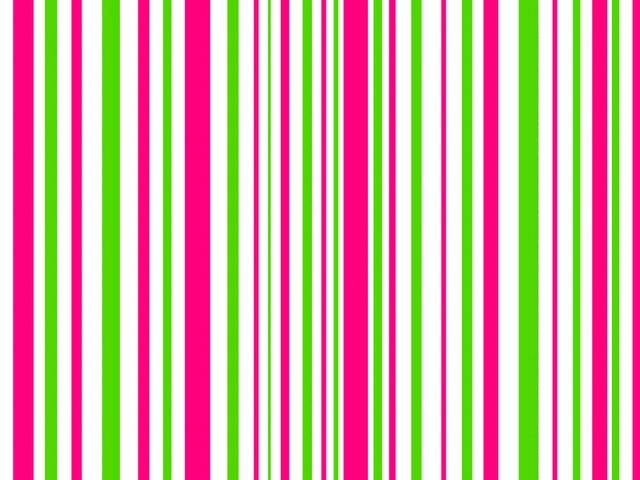
#> input picture images/L0Real/dtd_001.jpg, 640 x 480 px
$ python 05_build_manifest.py
#> lines starting #> are read from the running program, lines starting #| are printed output that depends on the picture
"""
Turn the raw images/ folders into a labelled, normalised dataset.

Two things happen here:

1. NORMALISATION.  Every image is centre-cropped to a square, resized to
   512x512 and re-encoded as JPEG q95 into dataset/images/.  This is not
   cosmetic: the raw pool mixes 256px ABO thumbnails, 1024px StyleGAN PNGs and
   512px diffusion output.  A detector trained on that pool can reach high
   accuracy purely by reading resolution and compression history instead of
   synthesis artefacts.  Forcing one encoding for every class removes that
   shortcut.

2. LABELLING.  Each image gets its labels written *both* into the image's own
   EXIF (UserComment holds a JSON blob, ImageDescription a human-readable
   summary) and into dataset_manifest.csv, which is what training reads.

Labels per image
    level             L0..L5 sensitivity level
    label             real | fake
    is_fake           0 | 1
    severity_weight   cost multiplier for an error at this level
    source            which corpus/generator it came from
    split             train | val | test  (stratified on level x label)

    python scripts/05_build_manifest.py
"""
import csv
import hashlib
import json
import os
import random

from PIL import Image

PROJECT_DIR = os.path.dirname(os.path.dirname(os.path.abspath(__file__)))
RAW_DIR = os.path.join(PROJECT_DIR, "images")
OUT_DIR = os.path.join(PROJECT_DIR, "dataset")
OUT_IMAGES = os.path.join(OUT_DIR, "images")
MANIFEST = os.path.join(PROJECT_DIR, "dataset_manifest.csv")
SIZE = 512
SEED = 42
SPLIT_RATIOS = (0.70, 0.15, 0.15)  # train / val / test

# Cost of getting an image wrong, by level.  L3 (identifiable people) and
# L4/L5 (politics, armed conflict) are where an undetected deepfake does real
# damage, so errors there are weighted several times an L0 texture error.
SEVERITY = {"L0": 0.5, "L1": 1.0, "L2": 1.5, "L3": 2.5, "L4": 3.5, "L5": 4.0}

LEVEL_DESC = {
    "L0": "Procedural / abstract",
    "L1": "Everyday",
    "L2": "Commercial",
    "L3": "Identifiable people / national",
    "L4": "International / political",
    "L5": "Military / armed conflict",
}

# filename prefix -> provenance, used to tag `source`
SOURCE_BY_PREFIX = {
    "dtd": "dtd", "coco": "coco2017", "ffhq": "ffhq", "abo": "amazon-berkeley-objects",
    "lfw": "lfw", "openfake_pol_real": "openfake-real", "openfake_pol_fake": "openfake-fake",
    "openfake_mil_real": "openfake-real", "openfake_mil_fake": "openfake-fake",
    "sd_abstract": "stable-diffusion-1.5", "sd_scene": "stable-diffusion-1.5",
    "sd_product": "stable-diffusion-1.5-img2img", "sd_portrait": "stable-diffusion-1.5",
    "sd_conflict": "stable-diffusion-1.5", "sd_political": "stable-diffusion-1.5",
    "random-person": "thispersondoesnotexist", "tpdne": "thispersondoesnotexist",
    "commons_pol": "wikimedia-commons", "commons_mil": "wikimedia-commons",
    "commons_person": "wikimedia-commons",
    "3d_procedural": "bing-image-creator", "abstract_image": "bing-image-creator",
    "noise_frattale": "bing-image-creator", "random_colour_splash": "bing-image-creator",
    "fake": "openfake-fake", "real": "openfake-real",
}

# Fallback for files that predate the naming convention (the first batches were
# downloaded by hand and keep their original opaque filenames).
SOURCE_BY_FOLDER = {
    "L0DeepFake": "bing-image-creator",
    "L1DeepFake": "thispersondoesnotexist",
    "L2Real": "amazon-berkeley-objects",
}

EXTS = (".jpg", ".jpeg", ".png", ".webp", ".bmp")


def guess_source(fname, is_fake, folder=None):
    stem = os.path.splitext(fname)[0].lower()
    for prefix in sorted(SOURCE_BY_PREFIX, key=len, reverse=True):
        if stem.startswith(prefix):
            return SOURCE_BY_PREFIX[prefix]
    if folder in SOURCE_BY_FOLDER:
        return SOURCE_BY_FOLDER[folder]
    return "synthetic-unknown" if is_fake else "real-unknown"


def normalise(src_path, dest_path, meta):
    """Square centre-crop -> SIZE -> JPEG q95, with the labels in EXIF."""
    img = Image.open(src_path).convert("RGB")
    w, h = img.size
    side = min(w, h)
    img = img.crop(((w - side) // 2, (h - side) // 2,
                    (w - side) // 2 + side, (h - side) // 2 + side))
    img = img.resize((SIZE, SIZE), Image.LANCZOS)

    exif = img.getexif()
    exif[0x010E] = (f"{meta['level']} ({LEVEL_DESC[meta['level']]}) | {meta['label']} | "
                    f"source={meta['source']} | severity={meta['severity_weight']}")  # ImageDescription
    exif[0x0131] = "deepfake-sensitivity-dataset"                                      # Software
    exif[0x9286] = json.dumps(meta, separators=(",", ":"))                             # UserComment
    img.save(dest_path, "JPEG", quality=95, exif=exif)
    return (w, h)


def collect():
    """Walk images/L<n>{Real,DeepFake} and yield one record per raw image."""
    records = []
    for folder in sorted(os.listdir(RAW_DIR)):
        path = os.path.join(RAW_DIR, folder)
        if not os.path.isdir(path) or folder.startswith("_"):
            continue
        level = folder[:2].upper()
        if level not in SEVERITY:
            print(f"  ignoring folder {folder} (no L0-L5 prefix)")
            continue
        rest = folder[2:].lower()
        if rest.startswith("real"):
            is_fake = 0
        elif "fake" in rest:
            is_fake = 1
        else:
            print(f"  ignoring folder {folder} (cannot tell real from fake)")
            continue
        for fname in sorted(os.listdir(path)):
            if fname.lower().endswith(EXTS):
                records.append((level, is_fake, os.path.join(path, fname), fname, folder))
#> pass 2 of the loop in collect, `for folder in sorted(os.listdir(RAW_DIR)):`:
    return records


def main():
    os.makedirs(OUT_IMAGES, exist_ok=True)
    raw = collect()
    if not raw:
        raise SystemExit("no images found under images/")

    # Split is assigned per (level, label) group so every cell keeps its
    # 70/15/15 proportions -- with 50 images per cell an unstratified split
    # would easily leave a level absent from the test set.
    rng = random.Random(SEED)
    groups = {}
    for rec in raw:
        groups.setdefault((rec[0], rec[1]), []).append(rec)

    rows = []
    counters = {}
    seen_hashes = {}
    for (level, is_fake), items in sorted(groups.items()):
        items = sorted(items, key=lambda r: r[3])
        rng.shuffle(items)
        n = len(items)
        n_tr = int(round(n * SPLIT_RATIOS[0]))
        n_va = int(round(n * SPLIT_RATIOS[1]))
        splits = ["train"] * n_tr + ["val"] * n_va + ["test"] * (n - n_tr - n_va)
        for split, (lvl, fake, src_path, fname, folder) in zip(splits, items):
            # Byte-identical files slip in when a collector is restarted and
            # re-fetches rows it already had.  Keeping both would put the same
            # image in train and test.
            digest = hashlib.sha1(open(src_path, "rb").read()).hexdigest()[:16]
            if digest in seen_hashes:
                print(f"  duplicate of {seen_hashes[digest]}: {fname}")
                continue
            seen_hashes[digest] = fname
            label = "fake" if fake else "real"
            key = f"{lvl}_{label}"
            counters[key] = counters.get(key, 0) + 1
            image_id = f"{lvl}_{label}_{counters[key]:03d}"
            meta = {
                "image_id": image_id,
                "level": lvl,
                "level_name": LEVEL_DESC[lvl],
                "label": label,
                "is_fake": fake,
                "severity_weight": SEVERITY[lvl],
                "source": guess_source(fname, fake, folder),
                "original_file": fname,
            }
            dest = os.path.join(OUT_IMAGES, image_id + ".jpg")
            try:
                ow, oh = normalise(src_path, dest, meta)
#> in normalise, img is the input picture: PIL image 640x480 RGB; mean R, G, B 214.7, 180.2, 168.3
#> in normalise, `img = img.crop(((w - side) // 2, (h - side) // 2, (w - side) // 2 + si..`:
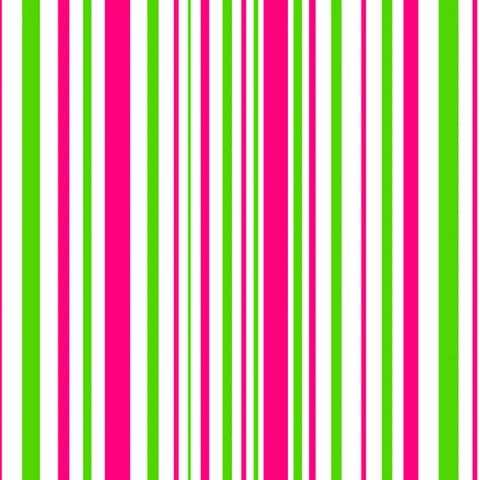
#> img: PIL image 480x480 RGB; mean R, G, B 212.7, 185.3, 168.3
#> in normalise, `img = img.resize((SIZE, SIZE), Image.LANCZOS)`:
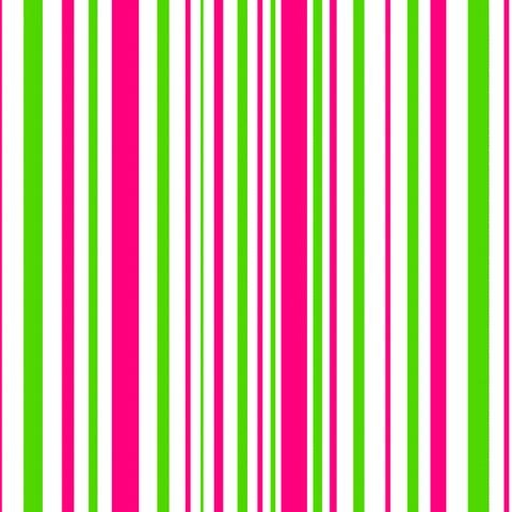
#> img: PIL image 512x512 RGB; mean R, G, B 212.5, 185.2, 168.3
#> ow = 640; oh = 480
            except Exception as exc:
                print(f"  SKIP {src_path}: {type(exc).__name__}: {exc}")
                counters[key] -= 1
                continue
            rows.append({
                "image_id": image_id,
                "file_path": os.path.relpath(dest, PROJECT_DIR).replace("\\", "/"),
                "level": lvl,
                "level_idx": int(lvl[1]),
                "level_name": LEVEL_DESC[lvl],
                "label": label,
                "is_fake": fake,
                "severity_weight": SEVERITY[lvl],
                "source": meta["source"],
                "split": split,
                "orig_width": ow,
                "orig_height": oh,
                "orig_path": os.path.relpath(src_path, PROJECT_DIR).replace("\\", "/"),
                "sha1": digest,
            })
#> pass 2 of the loop in main, `for (level, is_fake), items in sorted(groups.items()):`:
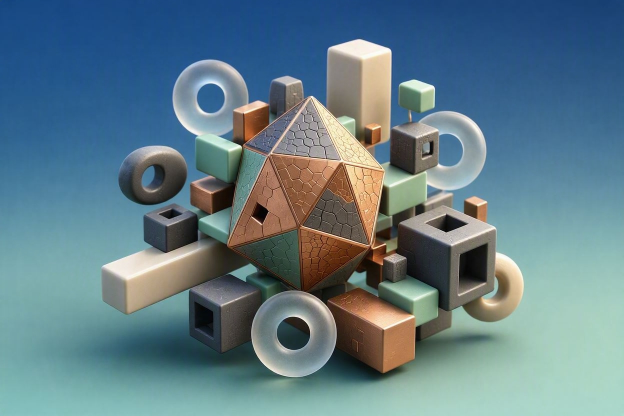
#> input picture images/L0DeepFake/3d_procedural_geometric_render-2.jpg, 1248 x 832 px (shown at 1/2 size)
#> in normalise, img is the input picture: PIL image 1248x832 RGB; mean R, G, B 97, 124.2, 135
#> in normalise (call 2), `img = img.crop(((w - side) // 2, (h - side) // 2, (w - side) // 2 + si..`:
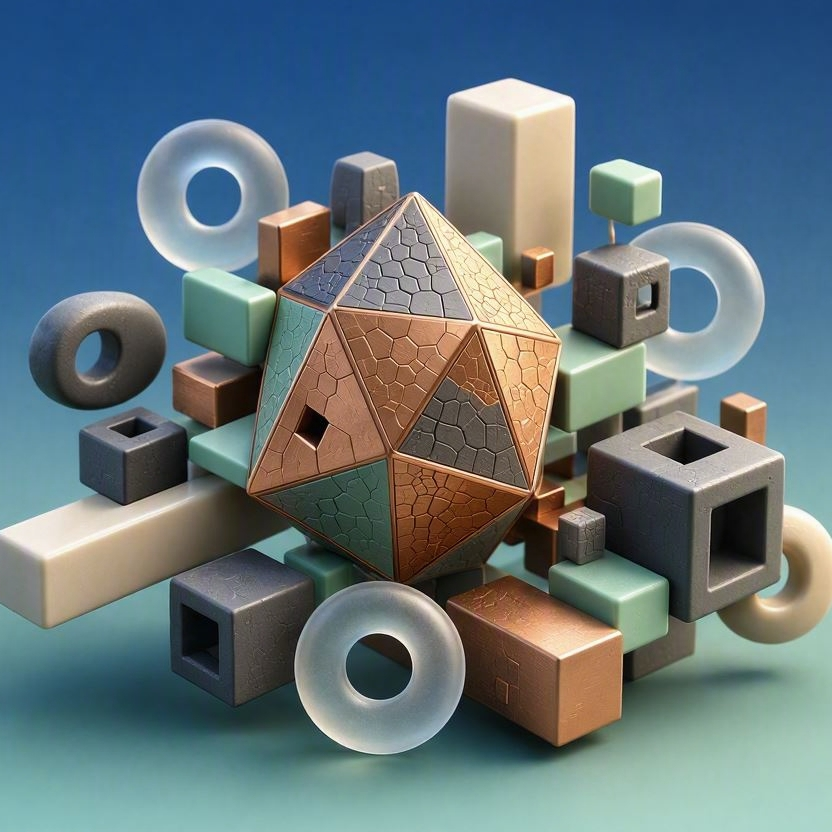
#> img: PIL image 832x832 RGB; mean R, G, B 98.6, 116, 122.3

    rows.sort(key=lambda r: r["image_id"])
    with open(MANIFEST, "w", newline="", encoding="utf-8") as f:
        writer = csv.DictWriter(f, fieldnames=list(rows[0]))
        writer.writeheader()
        writer.writerows(rows)

    # ── summary ──
    print(f"\n{len(rows)} images -> {os.path.relpath(OUT_IMAGES, PROJECT_DIR)}")
#| 2 images -> dataset/images
    print(f"manifest        -> {os.path.relpath(MANIFEST, PROJECT_DIR)}\n")
    print(f"{'level':<6}{'severity':>9}{'real':>7}{'fake':>7}{'train':>7}{'val':>6}{'test':>6}")
    for lvl in sorted(SEVERITY):
        sub = [r for r in rows if r["level"] == lvl]
        if not sub:
            continue
        print(f"{lvl:<6}{SEVERITY[lvl]:>9}"
              f"{sum(1 for r in sub if not r['is_fake']):>7}"
              f"{sum(1 for r in sub if r['is_fake']):>7}"
              f"{sum(1 for r in sub if r['split'] == 'train'):>7}"
              f"{sum(1 for r in sub if r['split'] == 'val'):>6}"
              f"{sum(1 for r in sub if r['split'] == 'test'):>6}")
    dupes = len(rows) - len({r["sha1"] for r in rows})
#> dupes = 0
    print(f"\nduplicate source files: {dupes}")
#| duplicate source files: 0


if __name__ == "__main__":
    main()
